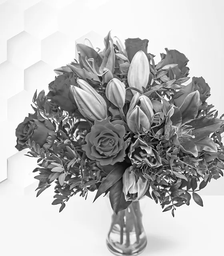
#> input picture A3/data/flower.png, 224 x 256 px, shrunk from 560 x 640 before the run
$ jupyter execute Q1.ipynb
#> lines starting #> are read from the running program, lines starting #| are printed output that depends on the picture; long printed decimals are rounded
[cell 1]
import numpy as np
import matplotlib.pyplot as plt
import pandas as pd
import math
import cv2
from scipy.fftpack import dct, idct

[cell 2]
def dct_1d(image: np.array) -> np.array:
    N = len(image)
    result = np.zeros(N)
    sqrt_1_N = np.sqrt(1 / N)
    sqrt_2_N = np.sqrt(2 / N)

    for u in range(N):
        cos_vals = np.cos(np.pi * u * (2 * np.arange(N) + 1) / (2 * N))
        val = np.dot(image, cos_vals)
        result[u] = val * (sqrt_1_N if u == 0 else sqrt_2_N)

    return result

def inv_dct_1d(dct: np.array) -> np.array:
    N = len(dct)
    res = np.zeros(N)
    sqrt_1_N = np.sqrt(1 / N)
    sqrt_2_N = np.sqrt(2 / N)

    cos_vals = np.array([np.cos(np.pi * i * (2 * np.arange(N) + 1) / (2 * N)) for i in range(N)])

    for u in range(N):
        val = sqrt_1_N * dct[0] + sqrt_2_N * np.dot(dct[1:], cos_vals[1:, u])
        res[u] = val

    return res

[cell 3]
#**************** 2D DCT************** using seperables
# dct on 2D
def dct_2d(input:np.array)->np.array:
    dct_on_row = np.apply_along_axis(func1d=dct_1d,axis=1,arr=input)
    print("row_done")
    final = np.apply_along_axis(func1d=dct_1d,axis=0,arr=dct_on_row)
    return final
# inv dct on 2d
def inv_dct_2d(input:np.array)->np.array:
    inv1 = np.apply_along_axis(func1d=inv_dct_1d,axis=0,arr=input)
    final = np.apply_along_axis(func1d=inv_dct_1d,axis=1,arr=inv1)
    return final

[cell 4]
flower = cv2.imread("data/flower.png", cv2.IMREAD_GRAYSCALE).astype(np.float32)
#> flower: shape (256, 224) float32; min 0, max 255, mean 183.8
flower_dct =dct_2d(flower)
#> in dct_2d, `dct_on_row = np.apply_along_axis(func1d=dct_1d,axis=1,arr=input)`:
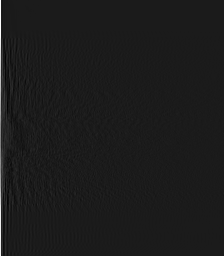
#> dct_on_row: shape (256, 224) float64; min -442.5, max 3712, mean 15.2; drawn with min black and max white
#> in dct_2d, `final = np.apply_along_axis(func1d=dct_1d,axis=0,arr=dct_on_row)`:
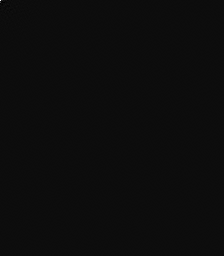
#> final: shape (256, 224) float64; min -2365.9, max 44002.7, mean 1; drawn with min black and max white

[cell 5]
dct_built_in = dct(x=flower,axis=1,norm='ortho')
dct_built_in = dct(x=dct_built_in,axis=0,norm='ortho')

[cell 6]
RMSE = np.average(np.square(np.abs(flower_dct-dct_built_in)).flatten())
#> RMSE = 3.5e-10
print("MSE between DCT of library and my implementation",RMSE)
#| MSE between DCT of library and my implementation 3.499067697312169e-10

[cell 7]
T=inv_dct_2d(flower_dct)

[cell 8]
absolute_error = np.sum(np.abs(T-flower))
#> absolute_error = 1.76e-07
print("sum of absolute_error between original image t and f =",absolute_error)
#| sum of absolute_error between original image t and f = 1.7583472811111278e-07

[cell 9]
#************ in bulit ***************************
C2 = T.astype(np.uint8)
C1 = flower.astype(np.uint8)
#> C1 is the input picture: shape (256, 224); min 0, max 255, mean 183.8

[cell 10]
plt.figure(figsize=(8, 5))

# Original Image
plt.subplot(1, 2, 1)
plt.imshow(C1, cmap='gray')
plt.title("Original Image (C1)")
plt.axis('on')

# Reconstructed Image
plt.subplot(1, 2, 2)
plt.imshow(C2, cmap='gray')
plt.title("Reconstructed Image (C2) from 2D IDCT")
plt.axis('on')

plt.savefig("output_images/Q1/Reconstructed_image_from_2DCT.png")
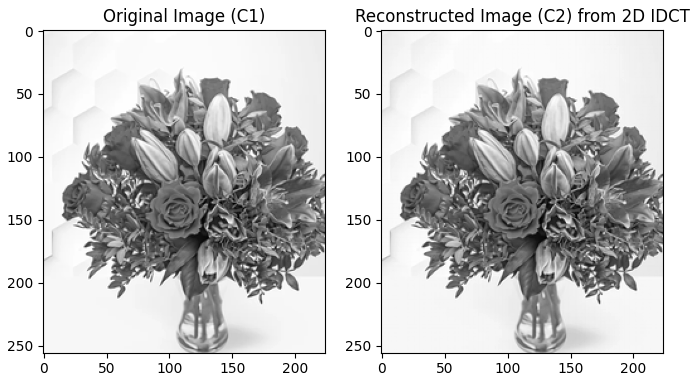
#> figure drawn by matplotlib, 2 panels
plt.show()

[cell 11]
plt.figure(figsize=(8, 5))

# Histogram for Original Image (C1)
plt.subplot(1, 2, 1)
plt.hist(C1.ravel(), bins=256, range=(0, 255), color='blue', alpha=0.7)
plt.title("Histogram of Original Image ")
plt.xlabel("Pixel Intensity")
plt.ylabel("Frequency")

# Histogram for Reconstructed Image (C2)
plt.subplot(1, 2, 2)
plt.hist(C2.ravel(), bins=256, range=(0, 255), color='green', alpha=0.7)
plt.title("Histogram of Reconstructed Image from 2D DCT")
plt.xlabel("Pixel Intensity")
plt.ylabel("Frequency")

plt.tight_layout()
plt.savefig("output_images/Q1/Histogram.png")
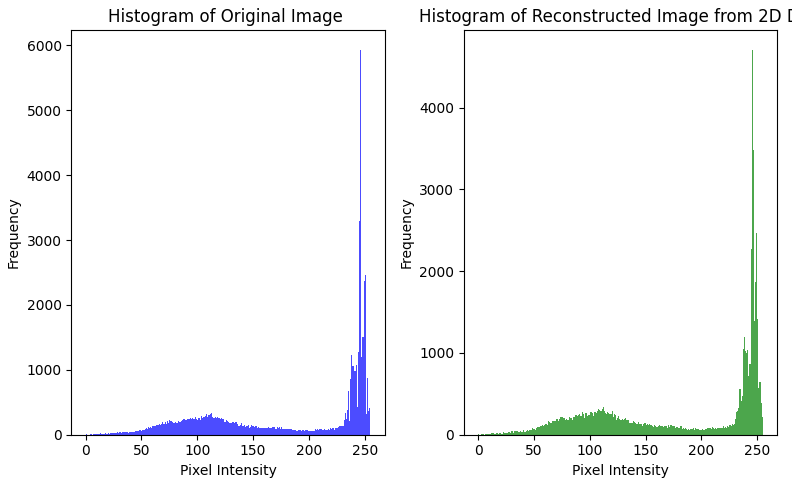
#> figure drawn by matplotlib, 2 panels; panel 1: tallest bar 5936 high, from x = 246 to 247; panel 2: tallest bar 4708 high, from x = 245 to 246
plt.show()

[cell 12]
from scipy.fftpack import dct, idct

flower = cv2.imread("data/flower.png", cv2.IMREAD_GRAYSCALE).astype(np.float32)

# flower_dct = dct(flower, axis=0, norm='ortho')
# flower_dct = dct(flower_dct, axis=1, norm='ortho')
flower_dct = dct_2d(flower)

flower_flattened = flower_dct.flatten()
N = flower_flattened.size
#> N = 57344
threshold = int(N / 16)
#> threshold = 3584

sorted_indices = np.argsort(np.abs(flower_flattened))[::-1]

thresholded_dct = np.zeros_like(flower_flattened)
thresholded_dct[sorted_indices[:threshold]] = flower_flattened[sorted_indices[:threshold]]

thresholded_dct = thresholded_dct.reshape(flower_dct.shape)

# C2 = idct(thresholded_dct, axis=0, norm='ortho')
# C2 = idct(C2, axis=1, norm='ortho').astype(np.uint8)
C2 = inv_dct_2d(thresholded_dct)
C1 = flower.astype(np.uint8)

MSE = np.mean((C1 - C2) ** 2)
#> MSE = 310.5
print("MSE = ", MSE)
#| MSE =  310.453

deleted_coeffs = flower_flattened[sorted_indices[threshold:]]
sum_squares_deleted = np.sum(deleted_coeffs ** 2)
#> sum_squares_deleted = 17802610.5

M, N = flower.shape
#> M = 256; N = 224

deleted = sum_squares_deleted / (M * N)
#> deleted = 310.5
print("1/(MN) times the sum of squares of deleted coefficients = ", deleted)
#| 1/(MN) times the sum of squares of deleted coefficients =  310.453
print(flower.shape)
#| (256, 224)

[cell 13]
from scipy.fftpack import dct, idct

flower = cv2.imread("data/flower.png", cv2.IMREAD_GRAYSCALE).astype(np.float32)

import numpy as np
from scipy.fftpack import dct, idct

def compute_dct_blocks(image: np.array, block_size=16) -> np.array:
    M, N = image.shape
    blocks = np.zeros((M // block_size, N // block_size, block_size, block_size))

    for i in range(0, M, block_size):
        for j in range(0, N, block_size):
            block = image[i:i + block_size, j:j + block_size]
            if block.shape[0] == block_size and block.shape[1] == block_size:
                dct_block = dct(dct(block, axis=0, norm='ortho'), axis=1, norm='ortho')
                blocks[i // block_size, j // block_size] = dct_block  # Store DCT block

    return blocks

def reconstruct_image_top(blocks, block_size=16):
    M, N, _, _ = blocks.shape
    reconstructed_image = np.zeros((M * block_size, N * block_size))
    for i in range(M):
        for j in range(N):
            block = blocks[i, j]
            flattened_block = block.flatten()
            sorted_indices = np.argsort(np.abs(flattened_block))[::-1]

            threshold = len(flattened_block) // 16  # Calculate threshold for top 1/16 coefficients
            thresholded_dct = np.zeros_like(flattened_block)
            thresholded_dct[sorted_indices[:threshold]] = flattened_block[sorted_indices[:threshold]]

            thresholded_dct = thresholded_dct.reshape((block_size, block_size))
            reconstructed_block = idct(idct(thresholded_dct, axis=0, norm='ortho'), axis=1, norm='ortho')
            reconstructed_image[i * block_size:(i + 1) * block_size, j * block_size:(j + 1) * block_size] = reconstructed_block
    return reconstructed_image


def reconstruct_image_global_top(blocks, block_size=16):
    M, N, _, _ = blocks.shape
    reconstructed_image = np.zeros((M * block_size, N * block_size))

    all_coefficients = np.concatenate([block.flatten() for block in blocks.reshape(-1, block_size, block_size)])
    threshold = len(all_coefficients) // 16
    sorted_indices = np.argsort(np.abs(all_coefficients))[::-1]
    top_coefficients_indices = sorted_indices[:threshold]

    thresholded_coefficients = np.zeros_like(all_coefficients)
    thresholded_coefficients[top_coefficients_indices] = all_coefficients[top_coefficients_indices]

    thresholded_blocks = thresholded_coefficients.reshape(M, N, block_size, block_size)

    for i in range(M):
        for j in range(N):
            thresholded_dct_block = thresholded_blocks[i, j]
            reconstructed_block = idct(idct(thresholded_dct_block, axis=0, norm='ortho'), axis=1, norm='ortho')
            reconstructed_image[i * block_size:(i + 1) * block_size, j * block_size:(j + 1) * block_size] = reconstructed_block

    return reconstructed_image


dct_blocks = compute_dct_blocks(flower)

# # Top 1/16th coefficients in each block
C2_top = reconstruct_image_top(dct_blocks).astype(np.uint8)
#> after the loop in reconstruct_image_top, `for i in range(M):`:
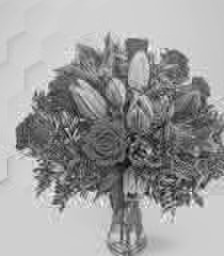
#> reconstructed_image: shape (256, 224) float64; min -24.34, max 309.2, mean 183.8; drawn with min black and max white
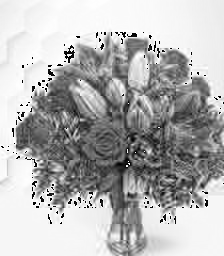
#> C2_top: shape (256, 224); min 0, max 255, mean 179.4

C1 = flower.astype(np.uint8)
dct_blocks = compute_dct_blocks(flower)

C2_global_uint8 = (reconstruct_image_global_top(dct_blocks)).astype(np.uint8)
#> in reconstruct_image_global_top, `threshold = len(all_coefficients) // 16`: threshold = 3584
#> in reconstruct_image_global_top, `top_coefficients_indices = sorted_indices[:threshold]`: top_coefficients_indices = 3584 values, max 57088 at index 38, min 0 at index 81, mean 31765
#> after the loop in reconstruct_image_global_top, `for i in range(M):`:
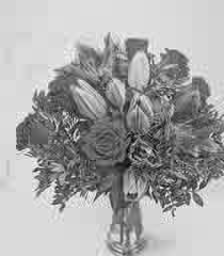
#> reconstructed_image: shape (256, 224) float64; min -25.77, max 292.4, mean 183.8; drawn with min black and max white
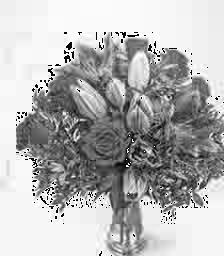
#> C2_global_uint8: shape (256, 224); min 0, max 255, mean 179.5

MSE_top = np.mean((C1 - C2_top) ** 2)
#> MSE_top = 50.21
MSE_global = np.mean((C1 - C2_global_uint8) ** 2)
#> MSE_global = 49.42
print("MSE of top 1/16th for each block : ",MSE_top)
#| MSE of top 1/16th for each block :  50.208
print("MSE of top 1/16  across all  block : ",MSE_global)
#| MSE of top 1/16  across all  block :  49.417

plt.figure(figsize=(8, 8))

plt.subplot(2, 2, 1)
plt.title("Original Image")
plt.imshow(C1, cmap='gray')
plt.axis('on')

plt.subplot(2, 2, 2)
plt.title("Top 1/16th Coefficients in each block, MSE = {:.2f}".format(MSE_top))
plt.imshow(C2_top, cmap='gray')
plt.axis('on')

plt.subplot(2, 2, 3)
plt.title("Top 1/16th Coefficients across all blocks, MSE = {:.2f}".format(MSE_global))
plt.imshow(C2_global_uint8, cmap='gray')
plt.axis('on')

plt.tight_layout()
plt.savefig("output_images/Q1/partd.png")
plt.show()

[cell 14]
Z =C2_top.astype(np.uint8)

[cell 15]
np.average(np.square(Z-flower.astype(np.uint8)))
#> Out = 50.21
